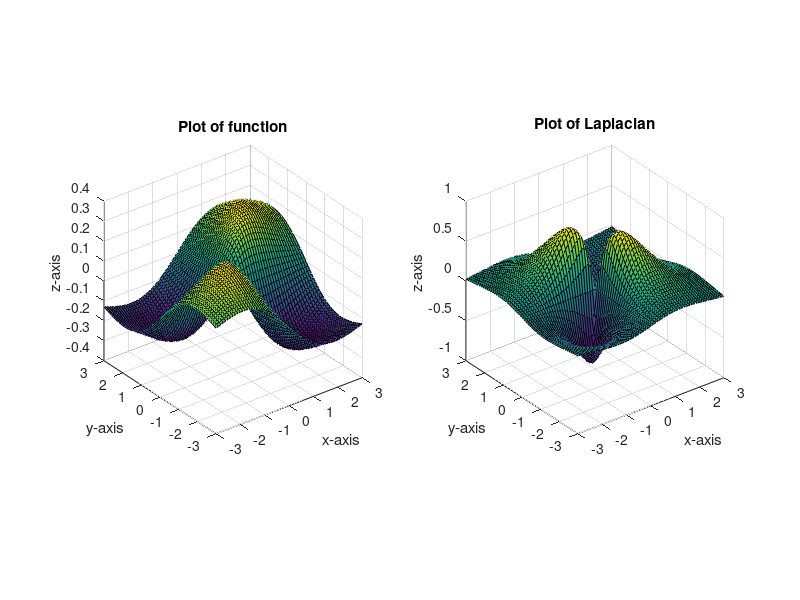

Recreate this plot in MATLAB.
clc
clear
close all

%mesh
m = -3:0.1:3;
[x,y] = meshgrid(m);

%function
z = x.*y.*exp(-sqrt(x.^2 + y.^2));

%laplacian
L = del2(z,0.05);

%plotting
subplot(1,2,1)
surf(x,y,z)
axis('square');
xlabel('x-axis')
ylabel('y-axis')
zlabel('z-axis')
title('Plot of function')
subplot(1,2,2)
surf(x,y,L)
axis('square');
xlabel('x-axis')
ylabel('y-axis')
zlabel('z-axis')
title('Plot of Laplacian')